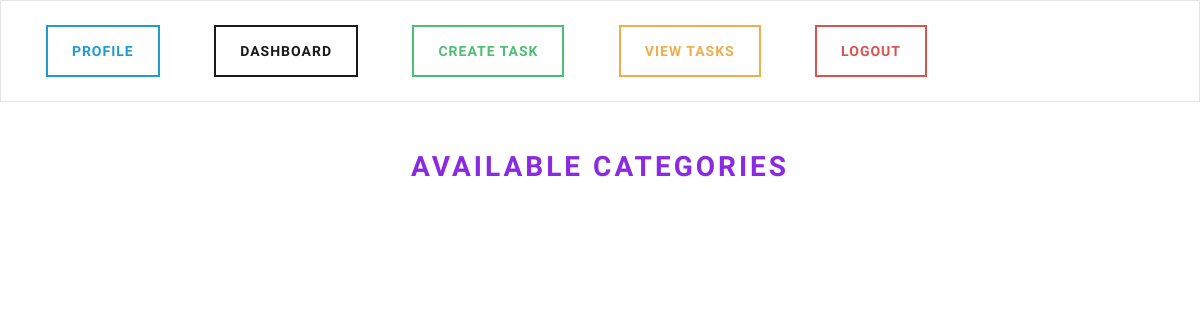
/view-categories/ (signed in), run on an earlier commit of the app's database.
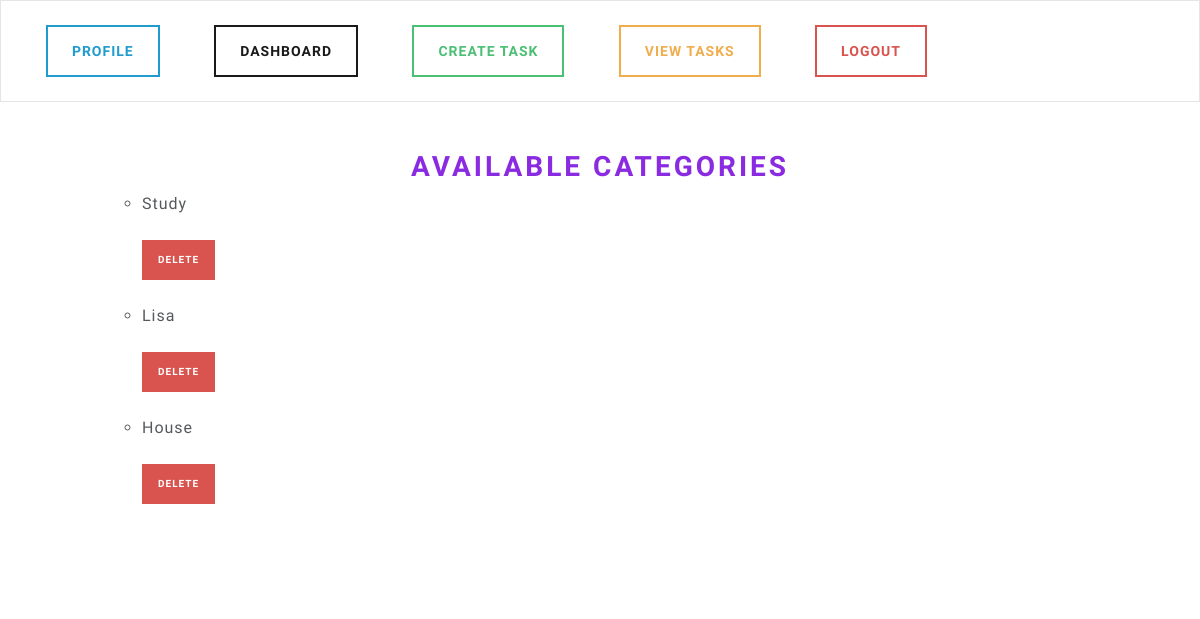
And on a later commit of the database.
### base/models.py (models this page shows, shortened)
class Category(models.Model):
    user = models.ForeignKey(User, on_delete=models.CASCADE, default=1)
    name = models.CharField(max_length=50)

### base/views.py (the view)
# urls.py: path('view-categories/', views.view_categories, name='view-categories'),
@login_required(login_url='my-login')
def view_categories(request):
    categories = Category.objects.filter(user=request.user)  # Filter categories by current user
    form = CategoryForm()
    return render(request, 'profile/view-categories.html', {'categories': categories, 'form':form})

### base/templates/profile/view-categories.html (shortened to what this page needs)
{% extends 'base-with-navbar.html' %}
{% load static %}
{% block content %}
  <h2 class="text-center">Available Categories</h2>
  <ul>
    <form method="post">
      <div class="form-group">
        <ul>
          {% for category in categories %}
            <li>
              {{ category.name }}
              <br /><br />
              <a href="{% url 'delete-category' category.id %}" class="btn btn-danger btn-sm">Delete</a>
              <br /><br />
            </li>
          {% endfor %}
        </ul>
      </div>
    </form>
  </ul>
{% endblock %}

### base/templates/base-with-navbar.html (shortened to what this page needs)
<!DOCTYPE html>
{% load static %}
<html lang="en">
  <head>
    <link rel="stylesheet" type="text/css" href="https://bootswatch.com/5/lux/bootstrap.min.css" />
    <link rel="stylesheet" type="text/css" href="{% static 'css/styles.css' %}" />
  </head>
  <body>
    <nav class="navbar navbar-expand-lg navbar-light bg-light justify-content-center">
      <div class="collapse navbar-collapse text-center" id="navbarNavDropdown">
        <ul class="navbar-nav ml-auto">
          &nbsp; &nbsp; &nbsp;&nbsp; &nbsp; &nbsp;<li class="nav-item">
            <a class="btn btn-outline-info navbar-btn" href="{% url 'profile' %}">Profile</a>
          </li>&nbsp; &nbsp; &nbsp;<li class="nav-item">
            <a class="btn btn-outline-primary navbar-btn" href="{% url 'dashboard' %}">Dashboard</a>
          </li>&nbsp; &nbsp; &nbsp;<li class="nav-item">
            <a class="btn btn-outline-success navbar-btn" href="{% url 'create-task' %}">Create Task</a>
          </li>&nbsp; &nbsp; &nbsp;<li class="nav-item">
            <a class="btn btn-outline-warning navbar-btn" href="{% url 'view-tasks' %}">View Tasks</a>
          </li>&nbsp; &nbsp; &nbsp;<li class="nav-item">
            <a class="btn btn-outline-danger navbar-btn" href="{% url 'user-logout' %}">Logout</a>
          </li>&nbsp; &nbsp; &nbsp;
        </ul>
      </div>
    </nav>
    <div class="container bg-white shadow-md p-5">
      {% block content %}
      {% endblock %}
    </div>
  </body>
</html>

### static/css/styles.css (style rules this page uses)
h2 { color: blueviolet; }

What changed in the data, as far as the page shows it:
added Category: name "Study"
added Category: name "Lisa"
added Category: name "House"
